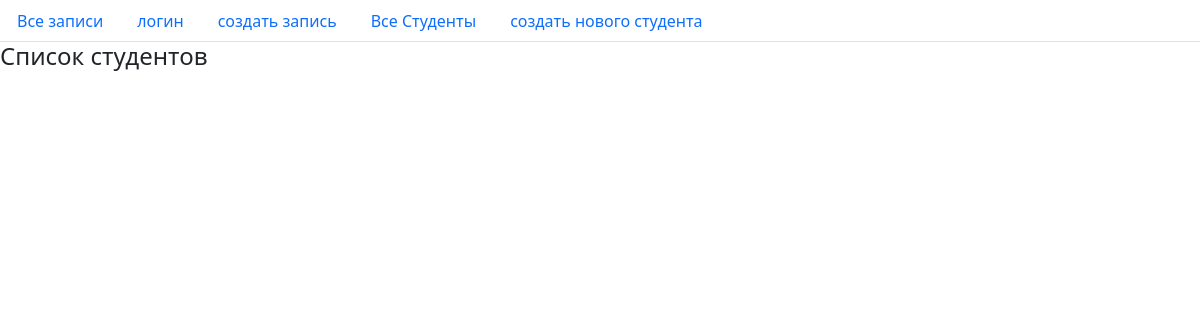
Before: /guides_phones/students/all with the older database file.
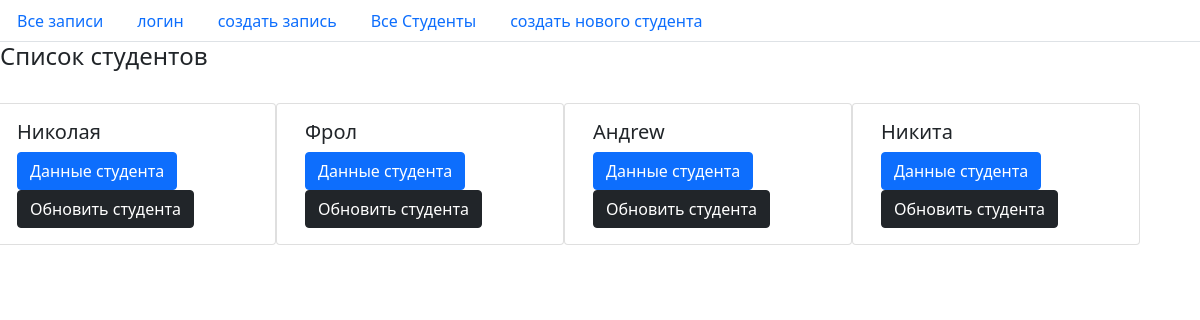
After: the same page with the newer database file.
### guides_phones/models.py (models this page shows, shortened)
class Students(models.Model):
    class Course(models.TextChoices):
        первый = 'fi'
        второй = 'sc'
        третий = 'tr'
        четвертый = 'fo'
        пятый = 'fv'
    class Facultet(models.TextChoices):
        математика = 'ma'
        литература = 'li'
        история = 'hi'
        философия = 'ph'
        лингвистика = 'la'
    user = models.OneToOneField(UsersPhone, verbose_name='студент', on_delete=models.PROTECT, related_name='student_name')
    corse = models.CharField(max_length=2, null=False, blank=False, choices=Course.choices, default='fi', verbose_name='курс студента')
    facultet = models.CharField(max_length=2, null=False, blank=False, choices=Facultet.choices, default='fi', verbose_name='факультет')
    budjet = models.BooleanField(default=False, verbose_name='бюджетник?')
    class Meta:
        verbose_name = 'студент'
        verbose_name_plural = 'список студентов'

class UsersPhone(models.Model):
    user_name = models.CharField(max_length=20, unique=True, verbose_name='Имя', help_text="введите Ваш ник")
    phone_number = PhoneNumberField(unique=True, null = False, verbose_name="номер", help_text="Такой формат +79611234567")
    email = models.EmailField(max_length=30, null = False, verbose_name = "адрес эл почты")
    class Meta:
        verbose_name = 'пользователь'
        verbose_name_plural = 'телефоны'
    def __str__(self):
        return self.user_name

### guides_phones/views.py (the view)
# urls.py: path('students/all', StudentsListView.as_view(), name='all_students'),
class StudentsListView(ListView):
    model = Students
    template_name = 'tel_giude/all_students.html'
    context_object_name = 'students_list'

### guides_phones/templates/tel_giude/all_students.html (shortened to what this page needs)
{% extends  'lay.html' %}
{% load static %}
        {% block body %}
        <h4 class="title">Список студентов</h4><br>
        <div class="row">
        {% for student in students_list %}
            <div class="card" style="width: 18rem;">
              <div class="card-body">
                <h5 class="card-title">{{student.user}}</h5>
                <a href="{% url 'one_student' student.pk %}" class="btn btn-primary">Данные студента</a>
                <a href="{% url 'student_update' student.pk %}" class="btn btn-dark">Обновить студента</a>
              </div>
            </div>
        {% endfor %}
	  {% endblock %}

### guides_phones/templates/lay.html (shortened to what this page needs)
{% load static %}
<!DOCTYPE html>
<html lang="ru">
<html>
    <head>
		<link  rel="stylesheet"  href="{% static 'tel_giude/css/btstrap5css/bootstrap-reboot.css'%}" type="text/css">
		<link  rel="stylesheet"  href="{% static 'tel_giude/css/btstrap5css/bootstrap.css'%}" type="text/css">
	</head>
    <header>
		<nav>
			{% block nav %}<ul class="nav nav-tabs">
				<li class="nav-item">
					<a class="nav-link" href="{% url 'all_users' %}">Все записи</a>
				</li>
				<li class="nav-item">
					<a class="nav-link" href="">логин</a>
				</li>
				<li class="nav-item">
					<a class="nav-link" href="{% url 'add_user' %}">создать запись</a>
				</li>
				<li class="nav-item">
					<a class="nav-link" href="{% url 'all_students' %}">Все Студенты</a>
				</li>
				<li class="nav-item">
					<a class="nav-link" href="{% url 'add_student' %}">создать нового студента</a>
				</li>
			</ul>
			{% endblock %}
		</nav>
    </header>
    <body>
		{% block body %} {% endblock %}
    </body>
</html>

Changed rows visible on the page:
added Students: user "Николая"
added Students: user "Фрол"
added Students: user "Андrew"
added Students: user "Никита"
